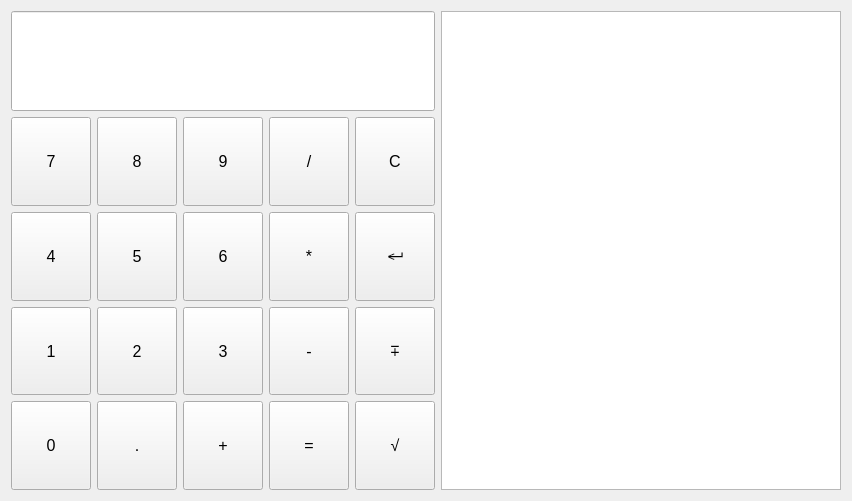
<?xml version="1.0" encoding="UTF-8"?>
<ui version="4.0">
 <class>CalculatorMain</class>
 <widget class="QWidget" name="CalculatorMain">
  <property name="geometry">
   <rect>
    <x>0</x>
    <y>0</y>
    <width>829</width>
    <height>501</height>
   </rect>
  </property>
  <property name="windowTitle">
   <string>CalculatorMain</string>
  </property>
  <layout class="QHBoxLayout" name="horizontalLayout_2">
   <item>
    <layout class="QGridLayout" name="gridLayout">
     <property name="sizeConstraint">
      <enum>QLayout::SetDefaultConstraint</enum>
     </property>
     <item row="0" column="0">
      <layout class="QGridLayout" name="gridLayout_3">
       <property name="sizeConstraint">
        <enum>QLayout::SetMinAndMaxSize</enum>
       </property>
       <item row="2" column="4">
        <widget class="QPushButton" name="pushButtonBackspace">
         <property name="sizePolicy">
          <sizepolicy hsizetype="Expanding" vsizetype="Expanding">
           <horstretch>0</horstretch>
           <verstretch>0</verstretch>
          </sizepolicy>
         </property>
         <property name="font">
          <font>
           <pointsize>15</pointsize>
          </font>
         </property>
         <property name="text">
          <string>↵</string>
         </property>
        </widget>
       </item>
       <item row="3" column="0">
        <widget class="QPushButton" name="pushButton1">
         <property name="sizePolicy">
          <sizepolicy hsizetype="Expanding" vsizetype="Expanding">
           <horstretch>0</horstretch>
           <verstretch>0</verstretch>
          </sizepolicy>
         </property>
         <property name="font">
          <font>
           <pointsize>12</pointsize>
          </font>
         </property>
         <property name="text">
          <string>1</string>
         </property>
        </widget>
       </item>
       <item row="2" column="1">
        <widget class="QPushButton" name="pushButton5">
         <property name="sizePolicy">
          <sizepolicy hsizetype="Expanding" vsizetype="Expanding">
           <horstretch>0</horstretch>
           <verstretch>0</verstretch>
          </sizepolicy>
         </property>
         <property name="font">
          <font>
           <pointsize>12</pointsize>
          </font>
         </property>
         <property name="text">
          <string>5</string>
         </property>
        </widget>
       </item>
       <item row="3" column="1">
        <widget class="QPushButton" name="pushButton2">
         <property name="sizePolicy">
          <sizepolicy hsizetype="Expanding" vsizetype="Expanding">
           <horstretch>0</horstretch>
           <verstretch>0</verstretch>
          </sizepolicy>
         </property>
         <property name="font">
          <font>
           <pointsize>12</pointsize>
          </font>
         </property>
         <property name="text">
          <string>2</string>
         </property>
        </widget>
       </item>
       <item row="3" column="2">
        <widget class="QPushButton" name="pushButton3">
         <property name="sizePolicy">
          <sizepolicy hsizetype="Expanding" vsizetype="Expanding">
           <horstretch>0</horstretch>
           <verstretch>0</verstretch>
          </sizepolicy>
         </property>
         <property name="font">
          <font>
           <pointsize>12</pointsize>
          </font>
         </property>
         <property name="text">
          <string>3</string>
         </property>
        </widget>
       </item>
       <item row="4" column="2">
        <widget class="QPushButton" name="pushButtonPlus">
         <property name="sizePolicy">
          <sizepolicy hsizetype="Expanding" vsizetype="Expanding">
           <horstretch>0</horstretch>
           <verstretch>0</verstretch>
          </sizepolicy>
         </property>
         <property name="font">
          <font>
           <pointsize>12</pointsize>
          </font>
         </property>
         <property name="text">
          <string>+</string>
         </property>
        </widget>
       </item>
       <item row="2" column="3">
        <widget class="QPushButton" name="pushButtonPuta">
         <property name="sizePolicy">
          <sizepolicy hsizetype="Expanding" vsizetype="Expanding">
           <horstretch>0</horstretch>
           <verstretch>0</verstretch>
          </sizepolicy>
         </property>
         <property name="font">
          <font>
           <pointsize>12</pointsize>
          </font>
         </property>
         <property name="text">
          <string>*</string>
         </property>
        </widget>
       </item>
       <item row="4" column="1">
        <widget class="QPushButton" name="pushButtonTacka">
         <property name="sizePolicy">
          <sizepolicy hsizetype="Expanding" vsizetype="Expanding">
           <horstretch>0</horstretch>
           <verstretch>0</verstretch>
          </sizepolicy>
         </property>
         <property name="font">
          <font>
           <pointsize>12</pointsize>
          </font>
         </property>
         <property name="text">
          <string>.</string>
         </property>
        </widget>
       </item>
       <item row="4" column="0">
        <widget class="QPushButton" name="pushButton0">
         <property name="sizePolicy">
          <sizepolicy hsizetype="Expanding" vsizetype="Expanding">
           <horstretch>0</horstretch>
           <verstretch>0</verstretch>
          </sizepolicy>
         </property>
         <property name="font">
          <font>
           <pointsize>12</pointsize>
          </font>
         </property>
         <property name="text">
          <string>0</string>
         </property>
        </widget>
       </item>
       <item row="1" column="1">
        <widget class="QPushButton" name="pushButton8">
         <property name="sizePolicy">
          <sizepolicy hsizetype="Expanding" vsizetype="Expanding">
           <horstretch>0</horstretch>
           <verstretch>0</verstretch>
          </sizepolicy>
         </property>
         <property name="font">
          <font>
           <pointsize>12</pointsize>
          </font>
         </property>
         <property name="text">
          <string>8</string>
         </property>
        </widget>
       </item>
       <item row="4" column="4">
        <widget class="QPushButton" name="pushButtonKoren">
         <property name="sizePolicy">
          <sizepolicy hsizetype="Expanding" vsizetype="Expanding">
           <horstretch>0</horstretch>
           <verstretch>0</verstretch>
          </sizepolicy>
         </property>
         <property name="font">
          <font>
           <pointsize>12</pointsize>
          </font>
         </property>
         <property name="text">
          <string>√</string>
         </property>
        </widget>
       </item>
       <item row="1" column="2">
        <widget class="QPushButton" name="pushButton9">
         <property name="sizePolicy">
          <sizepolicy hsizetype="Expanding" vsizetype="Expanding">
           <horstretch>0</horstretch>
           <verstretch>0</verstretch>
          </sizepolicy>
         </property>
         <property name="font">
          <font>
           <pointsize>12</pointsize>
          </font>
         </property>
         <property name="text">
          <string>9</string>
         </property>
        </widget>
       </item>
       <item row="3" column="3">
        <widget class="QPushButton" name="pushButtonMinus">
         <property name="sizePolicy">
          <sizepolicy hsizetype="Expanding" vsizetype="Expanding">
           <horstretch>0</horstretch>
           <verstretch>0</verstretch>
          </sizepolicy>
         </property>
         <property name="font">
          <font>
           <pointsize>12</pointsize>
          </font>
         </property>
         <property name="text">
          <string>-</string>
         </property>
        </widget>
       </item>
       <item row="2" column="0">
        <widget class="QPushButton" name="pushButton4">
         <property name="sizePolicy">
          <sizepolicy hsizetype="Expanding" vsizetype="Expanding">
           <horstretch>0</horstretch>
           <verstretch>0</verstretch>
          </sizepolicy>
         </property>
         <property name="font">
          <font>
           <pointsize>12</pointsize>
          </font>
         </property>
         <property name="text">
          <string>4</string>
         </property>
        </widget>
       </item>
       <item row="1" column="3">
        <widget class="QPushButton" name="pushButtonPodeljeno">
         <property name="sizePolicy">
          <sizepolicy hsizetype="Expanding" vsizetype="Expanding">
           <horstretch>0</horstretch>
           <verstretch>0</verstretch>
          </sizepolicy>
         </property>
         <property name="font">
          <font>
           <pointsize>12</pointsize>
          </font>
         </property>
         <property name="text">
          <string>/</string>
         </property>
        </widget>
       </item>
       <item row="4" column="3">
        <widget class="QPushButton" name="pushButtonJednako">
         <property name="sizePolicy">
          <sizepolicy hsizetype="Expanding" vsizetype="Expanding">
           <horstretch>0</horstretch>
           <verstretch>0</verstretch>
          </sizepolicy>
         </property>
         <property name="font">
          <font>
           <pointsize>12</pointsize>
          </font>
         </property>
         <property name="text">
          <string>=</string>
         </property>
        </widget>
       </item>
       <item row="1" column="0">
        <widget class="QPushButton" name="pushButton7">
         <property name="sizePolicy">
          <sizepolicy hsizetype="Expanding" vsizetype="Expanding">
           <horstretch>0</horstretch>
           <verstretch>0</verstretch>
          </sizepolicy>
         </property>
         <property name="font">
          <font>
           <pointsize>12</pointsize>
          </font>
         </property>
         <property name="text">
          <string>7</string>
         </property>
        </widget>
       </item>
       <item row="1" column="4">
        <widget class="QPushButton" name="pushButtonC">
         <property name="sizePolicy">
          <sizepolicy hsizetype="Expanding" vsizetype="Expanding">
           <horstretch>0</horstretch>
           <verstretch>0</verstretch>
          </sizepolicy>
         </property>
         <property name="font">
          <font>
           <pointsize>12</pointsize>
          </font>
         </property>
         <property name="text">
          <string>C</string>
         </property>
        </widget>
       </item>
       <item row="2" column="2">
        <widget class="QPushButton" name="pushButton6">
         <property name="sizePolicy">
          <sizepolicy hsizetype="Expanding" vsizetype="Expanding">
           <horstretch>0</horstretch>
           <verstretch>0</verstretch>
          </sizepolicy>
         </property>
         <property name="font">
          <font>
           <pointsize>12</pointsize>
          </font>
         </property>
         <property name="text">
          <string>6</string>
         </property>
        </widget>
       </item>
       <item row="3" column="4">
        <widget class="QPushButton" name="pushButtonZnak">
         <property name="sizePolicy">
          <sizepolicy hsizetype="Expanding" vsizetype="Expanding">
           <horstretch>0</horstretch>
           <verstretch>0</verstretch>
          </sizepolicy>
         </property>
         <property name="font">
          <font>
           <pointsize>12</pointsize>
          </font>
         </property>
         <property name="text">
          <string>∓</string>
         </property>
        </widget>
       </item>
       <item row="0" column="0" colspan="5">
        <widget class="QLineEdit" name="lineEditDisplej">
         <property name="sizePolicy">
          <sizepolicy hsizetype="Minimum" vsizetype="Fixed">
           <horstretch>0</horstretch>
           <verstretch>0</verstretch>
          </sizepolicy>
         </property>
         <property name="minimumSize">
          <size>
           <width>0</width>
           <height>100</height>
          </size>
         </property>
         <property name="baseSize">
          <size>
           <width>0</width>
           <height>100</height>
          </size>
         </property>
         <property name="font">
          <font>
           <pointsize>14</pointsize>
          </font>
         </property>
         <property name="alignment">
          <set>Qt::AlignRight|Qt::AlignTrailing|Qt::AlignVCenter</set>
         </property>
         <property name="readOnly">
          <bool>true</bool>
         </property>
        </widget>
       </item>
      </layout>
     </item>
     <item row="0" column="1">
      <layout class="QVBoxLayout" name="verticalLayout">
       <property name="sizeConstraint">
        <enum>QLayout::SetMaximumSize</enum>
       </property>
       <item>
        <widget class="QPlainTextEdit" name="plainTextEditIstroija">
         <property name="sizePolicy">
          <sizepolicy hsizetype="Expanding" vsizetype="Expanding">
           <horstretch>0</horstretch>
           <verstretch>0</verstretch>
          </sizepolicy>
         </property>
         <property name="minimumSize">
          <size>
           <width>400</width>
           <height>0</height>
          </size>
         </property>
         <property name="font">
          <font>
           <pointsize>14</pointsize>
          </font>
         </property>
         <property name="readOnly">
          <bool>true</bool>
         </property>
        </widget>
       </item>
      </layout>
     </item>
    </layout>
   </item>
  </layout>
 </widget>
 <tabstops>
  <tabstop>lineEditDisplej</tabstop>
  <tabstop>pushButton7</tabstop>
  <tabstop>pushButton8</tabstop>
  <tabstop>pushButton9</tabstop>
  <tabstop>pushButtonPodeljeno</tabstop>
  <tabstop>pushButtonC</tabstop>
  <tabstop>pushButton4</tabstop>
  <tabstop>pushButton5</tabstop>
  <tabstop>pushButton6</tabstop>
  <tabstop>pushButtonPuta</tabstop>
  <tabstop>pushButtonBackspace</tabstop>
  <tabstop>pushButton1</tabstop>
  <tabstop>pushButton2</tabstop>
  <tabstop>pushButton3</tabstop>
  <tabstop>pushButtonMinus</tabstop>
  <tabstop>pushButtonZnak</tabstop>
  <tabstop>pushButton0</tabstop>
  <tabstop>pushButtonTacka</tabstop>
  <tabstop>pushButtonPlus</tabstop>
  <tabstop>pushButtonJednako</tabstop>
  <tabstop>pushButtonKoren</tabstop>
  <tabstop>plainTextEditIstroija</tabstop>
 </tabstops>
 <resources/>
 <connections/>
 <slots>
  <slot>onClicked()</slot>
 </slots>
</ui>
